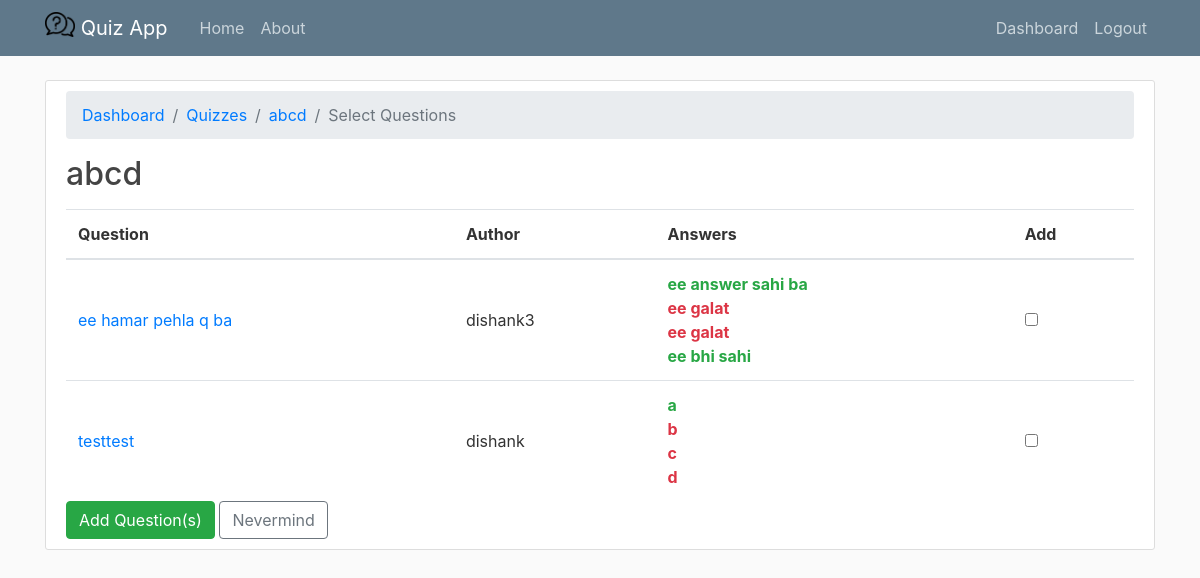
Screenshot of /quiz/7/select (signed in) with the database file from the repository.
### dashboard/models.py (models this page shows, shortened)
class Quiz(models.Model):
    title = models.CharField(max_length = 100)
    description = models.TextField()
    author = models.ForeignKey(Teacher, on_delete=models.CASCADE,related_name='quizzes')

class Question(models.Model):
    text = models.CharField('Question', max_length=255)
    author = models.ForeignKey(Teacher, on_delete=models.CASCADE,related_name='questions')
    def __str__(self):
        return self.text

class Teacher(models.Model):
    user = models.OneToOneField(User, on_delete=models.CASCADE, primary_key=True)
    def __str__(self):
        return self.user.username

class User(AbstractUser):
    is_student = models.BooleanField(default=False)
    is_teacher = models.BooleanField(default=False)

class Answer(models.Model):
    question = models.ForeignKey(Question, on_delete=models.CASCADE, related_name='answers')
    text = models.CharField('', max_length=255)
    is_correct = models.BooleanField('Correct answer', default=False)

### dashboard/views.py (the view, shortened to what this page needs)
# urls.py: path('quiz/<int:pk>/select', SelectQuestionView.as_view(), name='quiz-select'),
@method_decorator(login_required, name='dispatch')
class SelectQuestionView(CreateView):
    model = SelectedQuestion
    def get(self,request,pk):
        quiz = get_object_or_404(Quiz, pk=pk ,author=request.user.teacher)
        some_questions = Question.objects.all()
        selected_questions = quiz.selected_question.all()
        questions = []
        selected = []
        for selected_question in selected_questions:
            selected.append(selected_question.question)
        for some_question in some_questions:
            if(some_question not in selected):
                arr = {"question":some_question,"answers":some_question.answers.all()}
                questions.append(arr)
        return render(request, 'dashboard/question_select.html', {
            'questions': questions,
            'quiz': quiz,
        })

### dashboard/templates/dashboard/question_select.html (shortened to what this page needs)
{% extends "dashboard/base.html" %}
{% load crispy_forms_tags %}
{% block content %}
<div class="content-section">
    <nav aria-label="breadcrumb">
      <ol class="breadcrumb">
        <li class="breadcrumb-item"><a href="{% url 'teacher-dashboard' %}">Dashboard</a></li>
        <li class="breadcrumb-item"><a href="{% url 'quiz-view' %}">Quizzes</a></li>
        <li class="breadcrumb-item"><a href="{% url 'quiz-edit' quiz.pk%}">{{ quiz.title }}</a></li>
        <li class="breadcrumb-item active" aria-current="page">Select Questions</li>
      </ol>
    </nav>
    <h2 class="mb-3">{{quiz.title}}</h2>
    <form method="post" novalidate>
      <div class="table-responsive">
        <table class="table mb-0">
          <thead>
            <tr>
              <th>Question</th>
              <th>Author</th>
              <th>Answers</th>
              <th>Add</th>
            </tr>
          </thead>
          <tbody>
            {% for q in questions %}
              <tr>
                <td class="align-middle">
                    <a href="{% url 'question-edit' q.question.pk%}">{{ q.question.text }}</a>
                </td>
                <td class="align-middle">
                    {{ q.question.author }}
                </td>
                <td class="align-middle">
                    {% for a in q.answers%}
                    {% if a.is_correct %}
                        <strong class="text-success">{{a.text}}</strong>
                    {% else %}
                        <strong class="text-danger">{{a.text}}</strong>
                    {% endif %}
                    <br>
                    {% endfor %}
                </td>
                <td class="align-middle">
                  <input type="checkbox" name = "{{q.question.pk}}" value="{{q.question}}">
                </td>
              </tr>
            {% empty %}
              <tr>
                <td class="bg-light text-center font-italic" colspan="5">There are no questions yet. Go ahead and <a href="{% url 'question-add' %}">create the first question</a>.</td>
              </tr>
            {% endfor %}
          </tbody>
        </table>
      </div>
      <button type="submit" class="btn btn-success">Add Question(s)</button>
      <a href="javascript:history.back(-1)" class="btn btn-outline-secondary" role="button">Nevermind</a>
    </form>
</div>
{% endblock %}

### dashboard/static/dashboard/main.css (style rules this page uses)
body { background: #fafafa; color: #333333; margin-top: 5rem; }
h1, h2, h3, h4, h5, h6 { color: #444444; }
.content-section { background: #ffffff; padding: 10px 20px; border: 1px solid #dddddd; border-radius: 3px; margin-bottom: 20px; }

### rows the page displays
Quiz: title "abcd"
Question: question.text "ee hamar pehla q ba", question.author "dishank3"
Answer: text "ee answer sahi ba"
Answer: text "ee galat"
Answer: text "ee galat"
Answer: text "ee bhi sahi"
Question: question.text "testtest", question.author "dishank"
Answer: text "a"
Answer: text "b"
Answer: text "c"
Answer: text "d"
